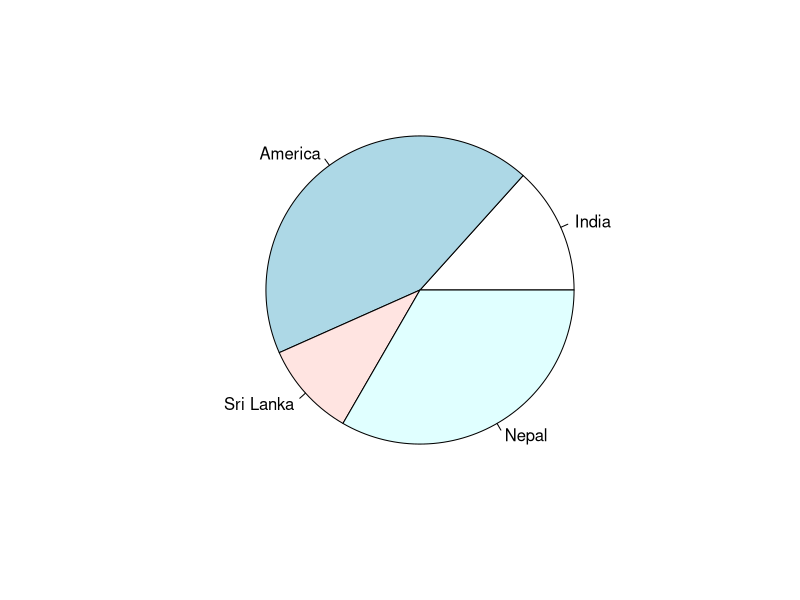

Here is the R script that generated this plot:
X <- c(20, 65, 15, 50)
labels <- c("India", "America", "Sri Lanka", "Nepal")

# Create the pie chart and print it
print(pie(X, labels))
